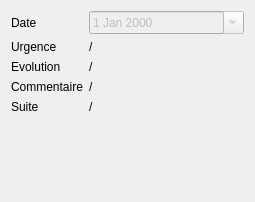
<?xml version="1.0" encoding="UTF-8"?>
<ui version="4.0">
 <class>Form</class>
 <widget class="QWidget" name="Form">
  <property name="geometry">
   <rect>
    <x>0</x>
    <y>0</y>
    <width>255</width>
    <height>202</height>
   </rect>
  </property>
  <property name="windowTitle">
   <string>Form</string>
  </property>
  <layout class="QFormLayout" name="formLayout">
   <property name="fieldGrowthPolicy">
    <enum>QFormLayout::AllNonFixedFieldsGrow</enum>
   </property>
   <item row="0" column="0">
    <widget class="QLabel" name="label">
     <property name="text">
      <string>Date</string>
     </property>
    </widget>
   </item>
   <item row="0" column="1">
    <widget class="QDateEdit" name="dateEdit">
     <property name="enabled">
      <bool>false</bool>
     </property>
     <property name="calendarPopup">
      <bool>true</bool>
     </property>
    </widget>
   </item>
   <item row="1" column="0">
    <widget class="QLabel" name="label_5">
     <property name="text">
      <string>Urgence</string>
     </property>
    </widget>
   </item>
   <item row="2" column="0">
    <widget class="QLabel" name="label_6">
     <property name="text">
      <string>Evolution</string>
     </property>
    </widget>
   </item>
   <item row="3" column="0">
    <widget class="QLabel" name="label_7">
     <property name="text">
      <string>Commentaire</string>
     </property>
    </widget>
   </item>
   <item row="4" column="0">
    <widget class="QLabel" name="label_8">
     <property name="text">
      <string>Suite</string>
     </property>
    </widget>
   </item>
   <item row="1" column="1">
    <widget class="QLabel" name="label_urgence">
     <property name="text">
      <string>/</string>
     </property>
    </widget>
   </item>
   <item row="2" column="1">
    <widget class="QLabel" name="label_evolution">
     <property name="text">
      <string>/</string>
     </property>
     <property name="wordWrap">
      <bool>true</bool>
     </property>
    </widget>
   </item>
   <item row="3" column="1">
    <widget class="QLabel" name="label_comm">
     <property name="text">
      <string>/</string>
     </property>
     <property name="wordWrap">
      <bool>true</bool>
     </property>
    </widget>
   </item>
   <item row="4" column="1">
    <widget class="QLabel" name="label_suite">
     <property name="text">
      <string>/</string>
     </property>
     <property name="wordWrap">
      <bool>true</bool>
     </property>
    </widget>
   </item>
  </layout>
 </widget>
 <resources/>
 <connections/>
</ui>
